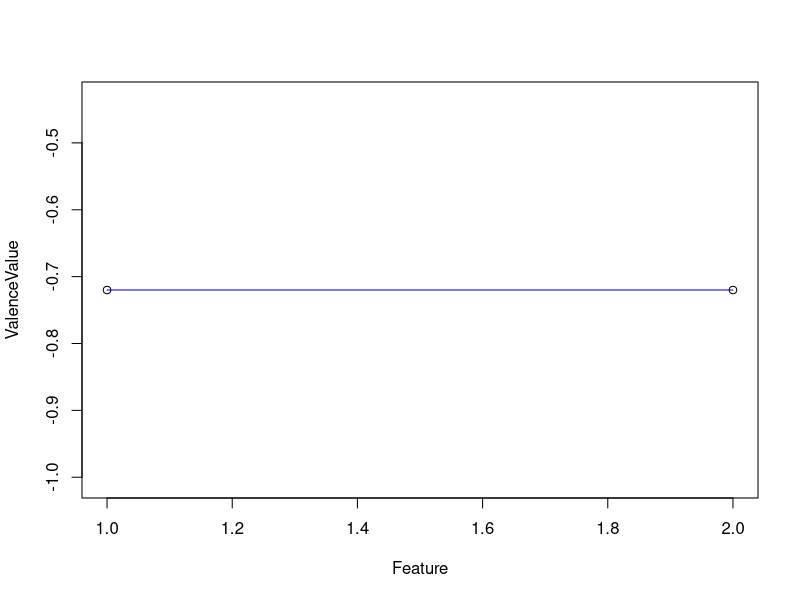
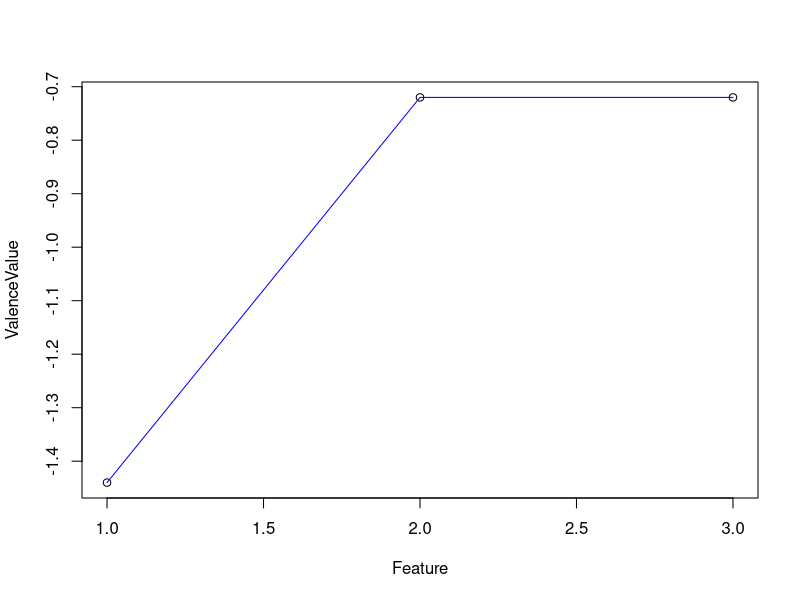
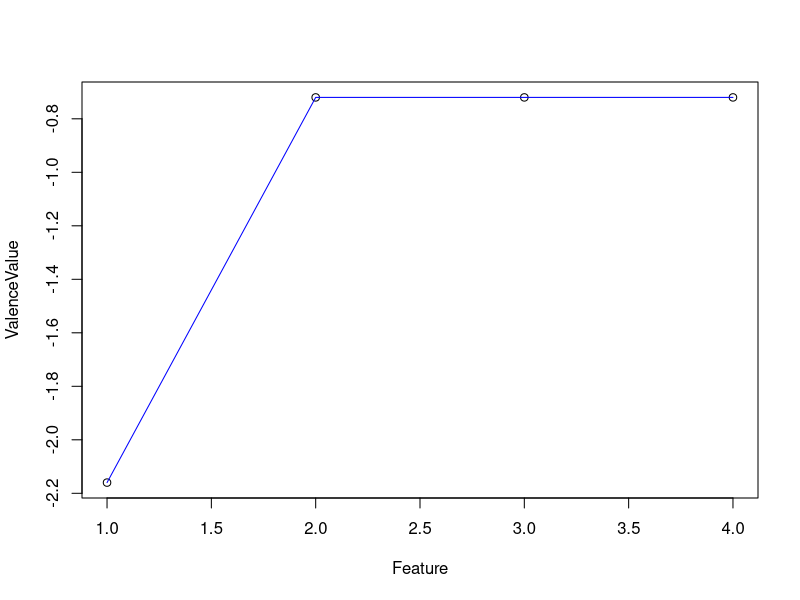
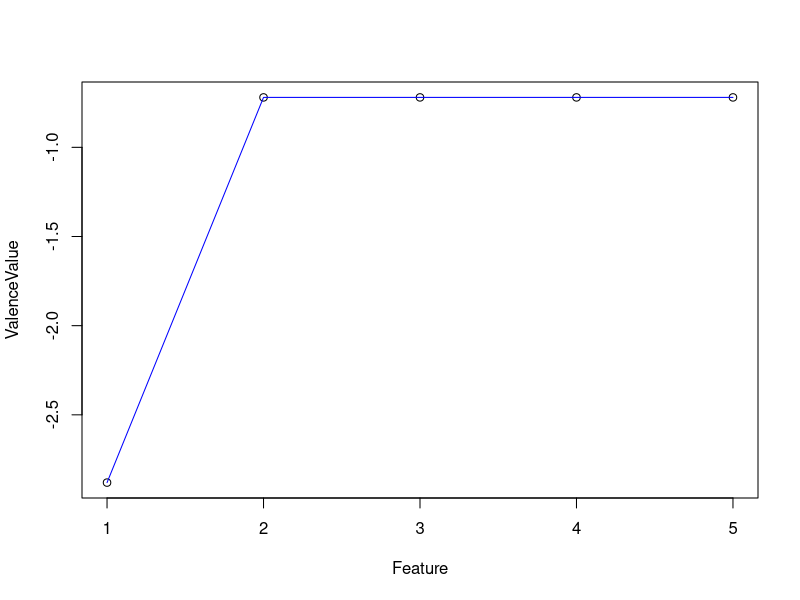
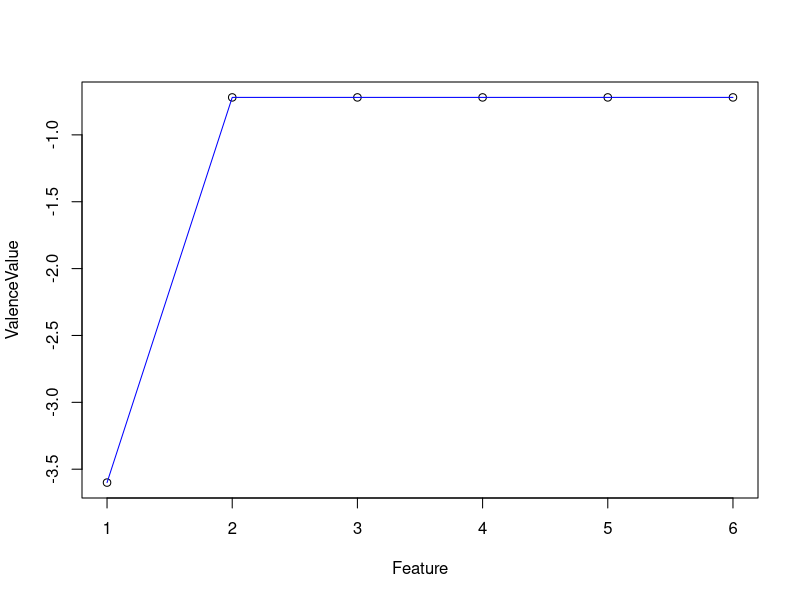
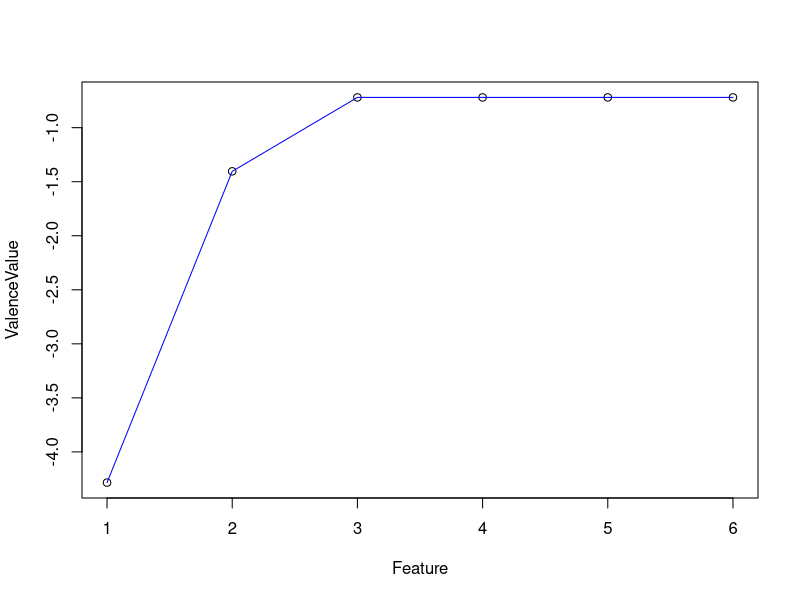
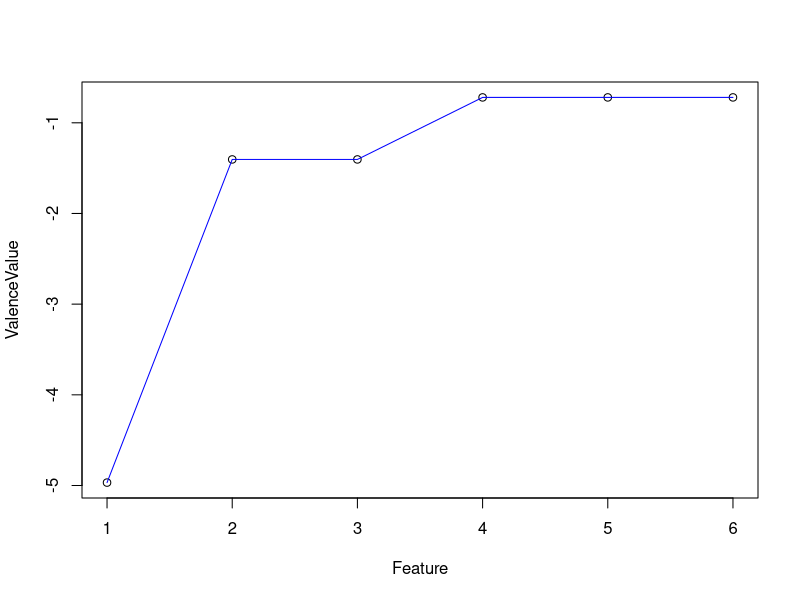
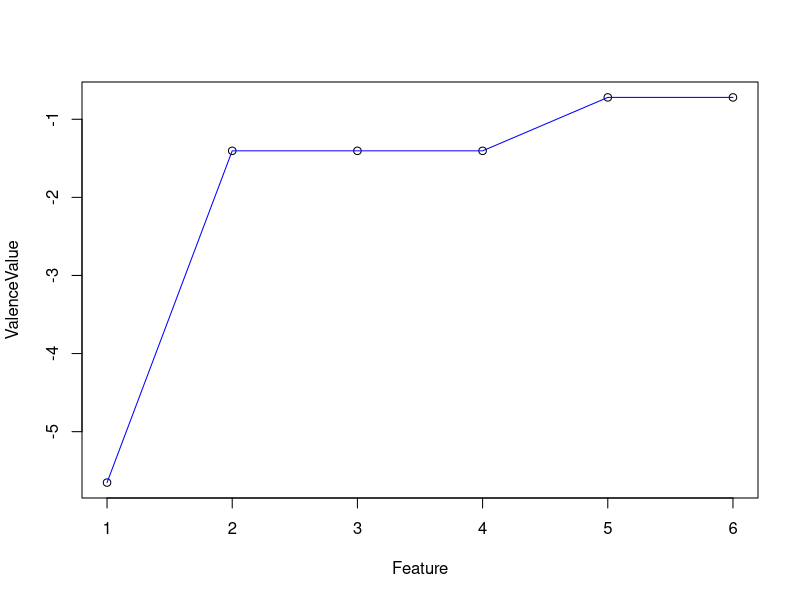

The R script that drew these images, in order:
### Generalization of evaluative conditioning, Modeling CS Variability


#packages
library(ggplot2)


#latent variables of participant
learnRate <- 0.8
repRate <- 0.9
decreaseFactorRepeat <- 0.95

#experimental variables
nTrials <- 4
nCat <- 4
nExemplar <- 5
nFeaturesPerCS <- 2

#stimuli in rating phase
Stimuli <- matrix(NA, nExemplar, nFeaturesPerCS)

for (CS in 1:nrow(Stimuli)){
  Stimuli[CS, 1:2] <- c(1, CS+1)
}

#stimuli in testing phase
FeatureStim <- unique(as.vector(Stimuli))
CSStim <- Stimuli[1,]
GSStim <- c(1,nExemplar*nFeaturesPerCS + 1)

#valence for each category
CatVal <- c()
for(cat in 1:nCat){
  Valence <- sample(c(-1,1), size = 1)
  CatVal[cat] <- Valence
}

#learning conditions
many <- 5
one <- 1


#### learning phase - information reduction
#sum up valence for each stimulus feature

#Plot results

#many
Expectation <- matrix(0, 1, nFeaturesPerCS)
category <- 1
nTrials <- 4
for (round in 1:nTrials){
  for (nrCS in 1:many){
    Valence <- CatVal[category]
    for (feat in 1:nFeaturesPerCS){
      featureNR <- Stimuli[nrCS, feat]
      if (featureNR %in% Expectation[,1]){
        Expectation[Expectation[,1] == featureNR] <- c(featureNR, Expectation[Expectation[,1] == featureNR][[2]] + Valence*learnRate*repRate)
      } else {
        NewExpectation <- c(featureNR, Valence*learnRate*repRate)
        Expectation <- rbind(Expectation, NewExpectation)
      }
    }
    Plot <- as.data.frame(Expectation)
    names(Plot) <- c("Feature", "ValenceValue")
    Plot <- Plot[-1,]
    plot(Plot)
    print(lines(Plot, col = "blue"))
    Sys.sleep(1)
  }
  repRate <- repRate*decreaseFactorRepeat
}
ExpectationMany <- Expectation[-1,]
ExpectationMany

#one
#storage location for valence values
Expectation <- matrix(0, 1, nFeaturesPerCS)

category <- 1
nTrials <- 20

for (round in 1:nTrials){
  for (nrCS in 1:one){
    Valence <- CatVal[category]
    for (feat in 1:nFeaturesPerCS){
      featureNR <- Stimuli[nrCS, feat]
      if (featureNR %in% Expectation[,1]){
        Expectation[Expectation[,1] == featureNR] <- c(featureNR, Expectation[Expectation[,1] == featureNR][[2]] + Valence*learnRate*repRate)
      } else {
        NewExpectation <- c(featureNR, Valence*learnRate*repRate)
        Expectation <- rbind(Expectation, NewExpectation)
      }
    }
    Plot <- as.data.frame(Expectation)
    Plot <- Plot[-1,]
    names(Plot) <- c("Feature", "ValenceValue")
    print(lines(Plot, col = "red"))
    Sys.sleep(1)
  }
  repRate <- repRate*decreaseFactorRepeat
}
ExpectationOne <- Expectation[-1,]
ExpectationOne

#### testing phase

# testing of features alone
#one condition
FeatureRatingOne <- matrix(0, 1, nFeaturesPerCS)
for (feat in 1:length(FeatureStim)){
  if (feat%in%ExpectationOne[,1]){
    newFeature <- ExpectationOne[ExpectationOne[,1] == feat,]
  } else {
    newFeature <- c (feat, 0)
  }
  FeatureRatingOne <- rbind(FeatureRatingOne, newFeature)
}

FeatureRatingOne <- FeatureRatingOne[-1,]
FeatureRatingOne
plot(FeatureRatingOne, type = "l")

#many condition
FeatureRatingMany <- matrix(0, 1, nFeaturesPerCS)
for (feat in 1:length(FeatureStim)){
  if (feat%in%ExpectationMany[,1]){
    newFeature <- ExpectationMany[ExpectationMany[,1] == feat,]
  } else {
    newFeature <- c (feat, 0)
  }
  FeatureRatingMany <- rbind(FeatureRatingMany, newFeature)
}
FeatureRatingMany <- FeatureRatingMany[-1,]
FeatureRatingMany
plot(FeatureRatingMany, type = "p")


## testing of CS

feat1 <- CSStim[1]
feat2 <- CSStim[2]

#formula: Rating = RatingFeature1 + RatingFeature2
CSresultMany <- FeatureRatingMany[feat1,2] + FeatureRatingMany[feat2,2]
CSresultMany

CSresultOne <- FeatureRatingOne[feat1,2] + FeatureRatingOne[feat2,2]
CSresultOne


#testing of GSs

feat1 <- GSStim[1]
feat2 <- GSStim[2]

#formula: Rating = RatingFeature1 + RatingFeature2
#many
if (feat1%in%FeatureRatingMany) {
  GSresultMany <- FeatureRatingMany[feat1,2]
} else {
  GSresultMany <- FeatureRatingMany[feat2,2]
}
GSresultMany

#one
if (feat1%in%FeatureRatingOne) {
  GSresultOne <- FeatureRatingOne[feat1,2]
} else {
  GSresultOne <- FeatureRatingOne[feat2,2]
}
GSresultOne


## using the differences between the features for generalization
## differences: distinguish between likely predictions and less likely predictions

#many
DiffExpectation <- matrix(NA, dim(FeatureRatingMany)[1], dim(FeatureRatingMany)[1])
  
for(column in 1:dim(FeatureRatingMany)[1]){
  for (row in 1:dim(FeatureRatingMany)[1]){
    if (row == column){
      DiffExpectation[row, column] <- 0
    } else {
      DiffExpectation[row, column] <- as.numeric(FeatureRatingMany[column, 2] - FeatureRatingMany[row, 2])
    
    }
  }
}

DiffExpectationMany <- DiffExpectation
DiffExpectationMany

#one
DiffExpectation <- matrix(NA, dim(FeatureRatingMany)[1], dim(FeatureRatingMany)[1])

for(column in 1:dim(FeatureRatingOne)[1]){
  for (row in 1:dim(FeatureRatingOne)[1]){
    if (row == column){
      DiffExpectation[row, column] <- 0
    } else {
      DiffExpectation[row, column] <- as.numeric(FeatureRatingOne[column, 2] - FeatureRatingOne[row, 2])
      
    }
  }
}

DiffExpectationOne <- DiffExpectation
DiffExpectationOne

#sum of differences



